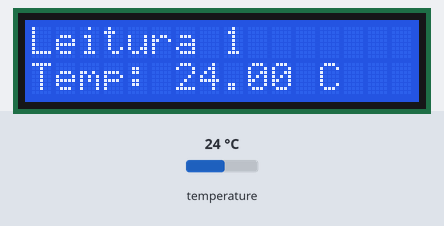
Bench run of a sketch on a simulated Arduino Mega 2560, built with avr-gcc and run on an emulated ATmega2560. On the bench: 16×2 character LCD. The inputs (shaded band) are chosen by the test bench; at power-on: temperature 24 °C. Storage starts empty; what the sketch prints to the serial monitor is not drawn.

Above: at 3.3 s.
3.4 s: temperature set to 12 °C
At 9.8 s:
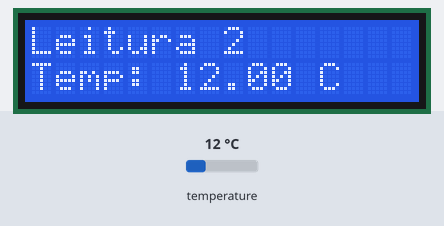
15.3 s: temperature set to 19 °C
At 21.0 s:
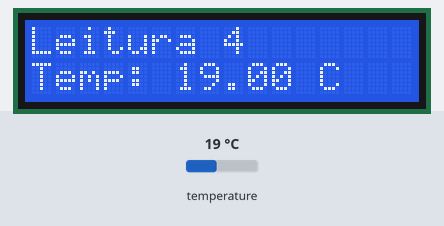
27.2 s: temperature set to 28 °C
At 32.1 s:
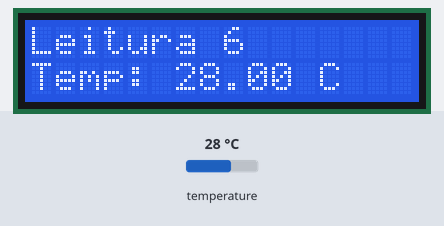
Timing chart, 0 to 33.6 s (numbered marks = the images above; inputs shaded):
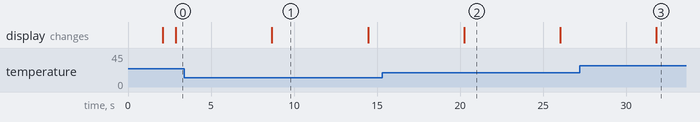

Measured:
- what the display in image 1 shows lasts 5.8 s, from 8.7 s to 14.5 s

The sketch:

codigo_novo_SD.ino
```cpp
#include <OneWire.h>
#include <DallasTemperature.h>
#include <LiquidCrystal.h>
#include <SPI.h>
#include <SD.h>

#define ONE_WIRE_BUS 9
const int rs = 12, en = 11, d4 = 5, d5 = 4, d6 = 3, d7 = 2;
LiquidCrystal lcd(rs, en, d4, d5, d6, d7);
OneWire oneWire(ONE_WIRE_BUS);
DallasTemperature sensors(&oneWire);

int pinoCS = 53; // Pino CS para o módulo SD
int numeroLeitura = 0;
float leituraTEMP = 0.0;

void setup() {
  Serial.begin(9600);
  sensors.begin();
  lcd.begin(16, 2);
  lcd.print("Inicializando...");

  if (!SD.begin(pinoCS)) {
    lcd.setCursor(0, 1);
    lcd.print("SD falhou!");
    while (1);
  }

  lcd.clear();
  lcd.print("SD OK!");
  delay(2000);
  lcd.clear();
}

void loop() {
  numeroLeitura++;
  sensors.requestTemperatures();
  leituraTEMP = sensors.getTempCByIndex(0);

  Serial.print("Temp: ");
  Serial.print(numeroLeitura);
  Serial.print(" - ");
  Serial.print(leituraTEMP);
  Serial.println(" °C");

  File data = SD.open("Arquivo_SensorTEMP.txt", FILE_WRITE);
  if (data) {
    data.print("Leitura ");
    data.print(numeroLeitura);
    data.print(": ");
    data.print(leituraTEMP);
    data.println(" °C");
    data.close();
  }

  lcd.clear();
  lcd.setCursor(0, 0);
  lcd.print("Leitura ");
  lcd.print(numeroLeitura);
  lcd.setCursor(0, 1);
  lcd.print("Temp: ");
  lcd.print(leituraTEMP);
  lcd.print(" C");

  delay(5000);
}
```
